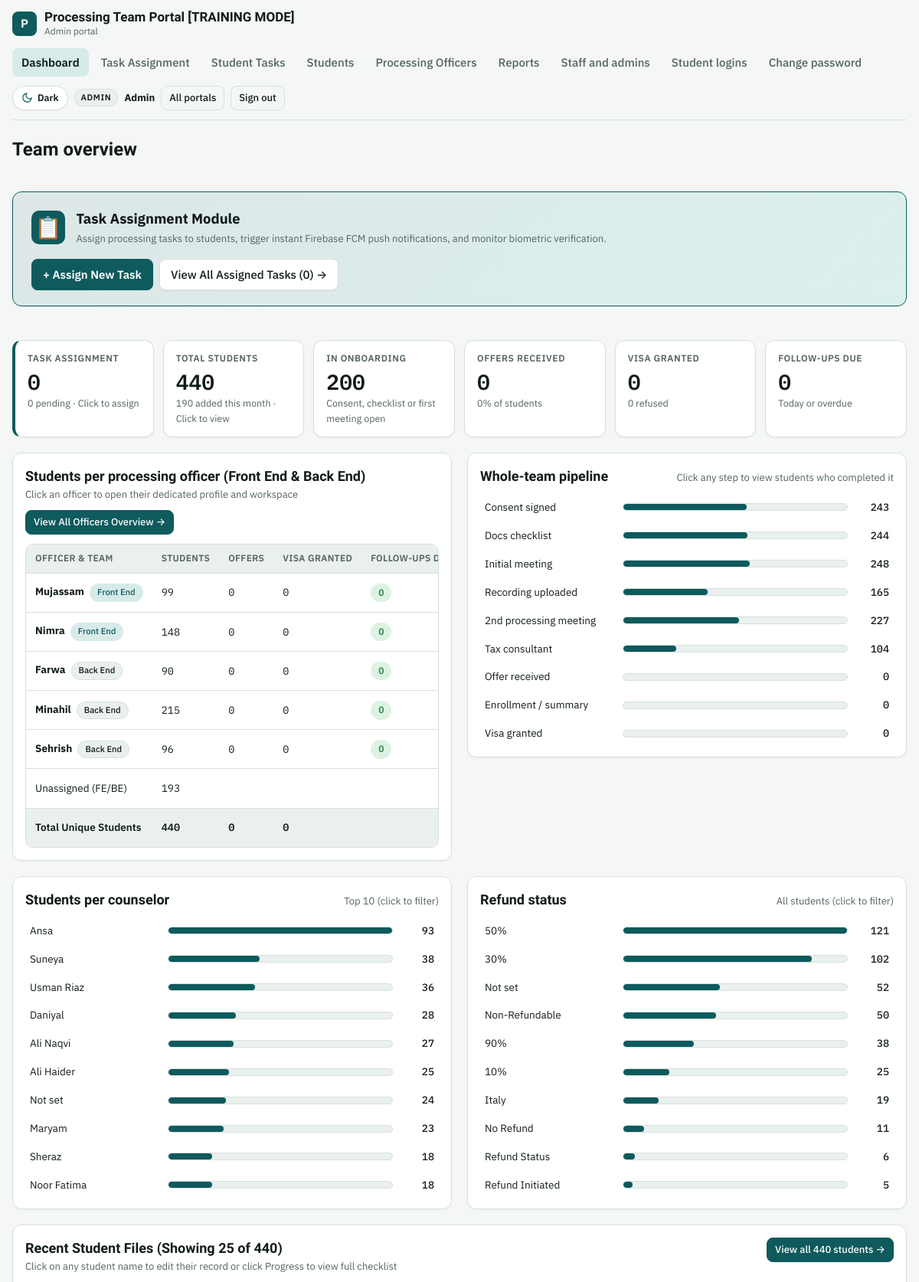
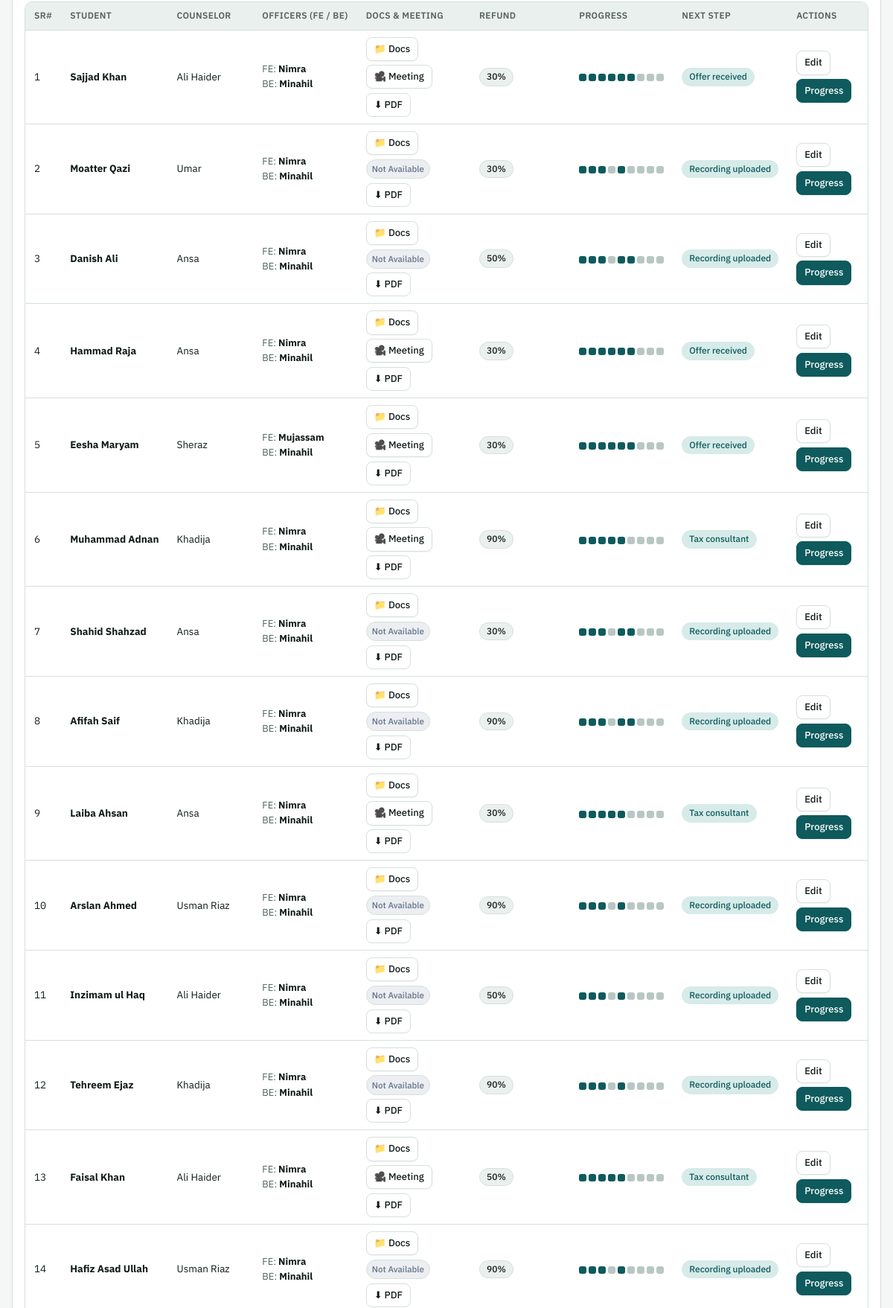
Page /portal/admin/index.php (signed in, upper part) on the committed database (2 pictures, top to bottom).
### tables this page shows
CREATE TABLE users (
  id                   INTEGER PRIMARY KEY AUTOINCREMENT,
  name                 TEXT NOT NULL,
  username             TEXT NOT NULL UNIQUE,
  password_hash        TEXT NOT NULL,
  role                 TEXT NOT NULL CHECK(role IN ('admin','officer','student')),
  student_id           INTEGER NULL UNIQUE,
  active               INTEGER NOT NULL DEFAULT 1,
  must_change_password INTEGER NOT NULL DEFAULT 1,
  last_login           TEXT NULL,
  created_at           TEXT NOT NULL, department TEXT DEFAULT 'backend',
  FOREIGN KEY (student_id) REFERENCES students(id) ON DELETE CASCADE
);

CREATE TABLE students (
  id                INTEGER PRIMARY KEY AUTOINCREMENT,
  name              TEXT NOT NULL,
  counselor         TEXT NULL,
  officer_id        INTEGER NULL,
  entered_by        INTEGER NULL,
  refund            TEXT NULL,
  branch            TEXT NULL,
  intake            TEXT NULL,
  received_date     TEXT NULL,
  consult1          TEXT NULL,
  consent           TEXT NULL,
  docs_checklist    TEXT NULL,
  initial_meeting   TEXT NULL,
  follow_up_1       TEXT NULL,
  recorded_uploaded TEXT NULL,
  drive_link        TEXT NULL,
  meeting_priority  TEXT NULL,
  second_meeting    TEXT NULL,
  follow_up_2       TEXT NULL,
  tax_meeting       TEXT NULL,
  follow_up_3       TEXT NULL,
  offer             TEXT NULL,
  consult2          TEXT NULL,
  disc2             TEXT NULL,
  enrollment        TEXT NULL,
  consult3          TEXT NULL,
  disc3             TEXT NULL,
  visa              TEXT NULL,
  last_installment  TEXT NULL,
  remarks           TEXT NULL,
  created_at        TEXT NOT NULL,
  updated_at        TEXT NULL
, csc_status TEXT DEFAULT NULL, csc_verified_at TEXT DEFAULT NULL, csc_verified_by INTEGER DEFAULT NULL, sheet_sr INTEGER, email TEXT, student_password TEXT, portal_id TEXT, portal_password TEXT, shortlisting TEXT, pending_docs_note TEXT, doc_request_date TEXT, enrollment_date TEXT, installment_1 TEXT, installment_2 TEXT, installment_3 TEXT, installment_4 TEXT, threat_cancellation TEXT, meeting_link TEXT, drive_files_json TEXT NULL, frontend_officer_id INTEGER DEFAULT NULL, frontend_officer_name TEXT DEFAULT NULL, phone TEXT, cnic TEXT, address TEXT, city TEXT);

### portal/app/pages/dashboard.php (the view, shortened to what the rows shown need)
<?php
[$w, $p] = scope_sql($u);
$rows = q("SELECT s.*, o.name AS officer_name FROM students s LEFT JOIN users o ON o.id = s.officer_id WHERE $w", $p)->fetchAll();
$admin = $u['role'] === 'admin';
$base = $admin ? 'admin' : 'officer';
page_start('Dashboard', $u, PORTALS[$u['role']]['label']);
?>
<h1><?= $admin ? 'Team overview' : 'Hello, ' . h($u['name']) ?></h1>
<div class="grid2">
<?php if ($admin):
    $officers = q("SELECT id, name, active, COALESCE(department, 'backend') AS department FROM users WHERE role = 'officer' ORDER BY department DESC, name ASC")->fetchAll(); ?>
  <section class="panel">
    <div class="panel-h">
      <div>
        <h2>Students per processing officer (Front End & Back End)</h2>
      </div>
    </div>
    <div class="tbl"><table>
      <thead><tr><th>Officer & Team</th><th>Students</th><th>Offers</th><th>Visa granted</th><th>Follow-ups due</th><th>Workspace</th></tr></thead>
      <tbody>
      <?php foreach ($officers as $o):
          $mine = array_filter($rows, fn($r) => (int)$r['officer_id'] === (int)$o['id'] || (int)($r['frontend_officer_id'] ?? 0) === (int)$o['id']);
          $d = count(array_filter(due_list($mine), fn($x) => $x['date'] <= today())); ?>
        <tr>
          <td>
            <a href="<?= h(url('admin/officers.php?id=' . $o['id'])) ?>"><b><?= h($o['name']) ?></b></a>
            <span class="pill <?= $o['department'] === 'frontend' ? 'acc' : '' ?>" style="font-size:0.7rem; margin-left:0.25rem;"><?= $o['department'] === 'frontend' ? 'Front End' : 'Back End' ?></span>
          </td>
          <td class="num"><a href="<?= h(url('admin/officers.php?id=' . $o['id'])) ?>"><?= count($mine) ?></a></td>
          <td class="num"><?= count(array_filter($mine, fn($r) => $r['offer'] === 'Yes')) ?></td>
          <td class="num"><?= count(array_filter($mine, fn($r) => $r['visa'] === 'Granted')) ?></td>
          <td><span class="pill <?= $d ? 'bad' : 'ok' ?>"><?= $d ?></span></td>
        </tr>
      <?php endforeach;
          if ($none): ?>
      </tbody>
    </table></div>
  </section>
<?php endif; ?>
  <section class="panel">
    <div class="panel-h"><h2><?= $admin ? 'Whole-team pipeline' : 'My pipeline' ?></h2><p>Click any step to view students who completed it</p></div>
  </section>
</div>
<?php if ($admin):
    $groups = function (string $key) use ($rows): array {
        $m = [];
        foreach ($rows as $r) { $k = trim((string)$r[$key]) ?: 'Not set'; $m[$k] = ($m[$k] ?? 0) + 1; }
        arsort($m);
        return array_slice($m, 0, 10, true);
    }; ?>
<div class="grid2">
  <?php foreach (['counselor' => 'Students per counselor', 'refund' => 'Refund status'] as $key => $title):
      $g = $groups($key); $max = max($g ?: [1]); ?>
  <section class="panel">
    <div class="panel-h"><h2><?= h($title) ?></h2><p><?= $key === 'counselor' ? 'Top 10 (click to filter)' : 'All students (click to filter)' ?></p></div>
    <div class="bars">
    <?php foreach ($g as $k => $c):
        $filterHref = $key === 'counselor' ? url('admin/students.php?q=' . rawurlencode((string)$k)) : url('admin/students.php?refund=' . rawurlencode((string)$k)); ?>
      <a class="bar" style="text-decoration:none; color:inherit;" href="<?= h($filterHref) ?>"><span><?= h($k) ?></span><span class="t"><i style="width:<?= round($c / $max * 100, 1) ?>%"></i></span><span class="n num"><?= $c ?></span></a>
    <?php endforeach; ?>
    </div>
  </section>
  <?php endforeach; ?>
</div>
<?php endif; ?>
<section class="panel">
  <div class="panel-h">
    <div><h2><?= $admin ? 'Recent Student Files' : 'My Assigned Students' ?> (Showing <?= min(25, count($rows)) ?> of <?= count($rows) ?>)</h2></div>
  </div>
  <?php if (!$rows): ?>
    <div class="empty">No students assigned yet.</div>
  <?php else: ?>
  <div class="tbl"><table>
    <thead><tr><th>SR#</th><th>Student</th><th>Counselor</th><?php if ($admin): ?><th>Officers (FE / BE)</th><?php endif; ?><th>Docs & Meeting</th><th>Refund</th><th>Progress</th><th>Next step</th><th>Actions</th></tr></thead>
    <tbody>
    <?php foreach (array_slice($rows, 0, 25) as $r):
        $ns = next_stage($r);
        $dLink = safe_link($r['drive_link'] ?? null);
        $hasMeeting = student_has_meeting($r);
        $mLink = url('meeting.php?id=' . (int)$r['id']);
    ?>
      <tr>
        <td class="num"><?= (int)($r['sheet_sr'] ?: $r['id']) ?></td>
        <td><a href="<?= h(url($base . '/student.php?id=' . $r['id'])) ?>"><b><?= h($r['name']) ?></b></a></td>
        <td><?= h($r['counselor'] ?: '-') ?></td>
        <?php if ($admin): ?>
          <td class="small">
            <div><span class="muted">FE:</span> <b><?= h($r['frontend_officer_name'] ?: 'Not set') ?></b></div>
            <div><span class="muted">BE:</span> <b><?= h($r['officer_name'] ?? 'Not assigned') ?></b></div>
          </td>
        <?php endif; ?>
        <td>
          <div style="display:flex; gap:0.35rem; align-items:center; flex-wrap:wrap;">
            <?php if ($dLink): ?>
              <a class="btn sm" href="<?= h($dLink) ?>" target="_blank" rel="noopener noreferrer" title="Open Google Drive Documents Folder">📁 Docs</a>
            <?php endif; ?>
            <?php if ($hasMeeting): ?>
              <a class="btn sm" href="<?= h($mLink) ?>" target="_blank" rel="noopener noreferrer" title="Open Recorded Meeting Video / Zoom">🎥 Meeting</a>
            <?php else: ?>
              <span class="pill muted" style="font-size:0.72rem; padding:0.2rem 0.45rem; background:rgba(100,116,139,0.12); color:#64748b;" title="Meeting video not available">Not Available</span>
            <?php endif; ?>
            <a class="btn sm ghost" href="<?= h(url($base . '/report.php?id=' . $r['id'] . '&format=pdf')) ?>" title="Download Complete Student PDF Dossier">⬇ PDF</a>
          </div>
        </td>
        <td><?php if ($r['refund']): ?><span class="pill <?= $r['refund'] === 'Non-Refundable' ? 'bad' : '' ?>"><?= h($r['refund']) ?></span><?php endif; ?></td>
        <td><a href="<?= h(url($base . '/progress.php?id=' . $r['id'])) ?>" title="View student progress" style="text-decoration:none; display:inline-block;"><?= progress_dots($r) ?></a></td>
        <td><?= $ns ? '<span class="pill acc">' . h($ns) . '</span>' : '<span class="pill ok">Closed</span>' ?></td>
        <td>
          <div style="display:flex; gap:0.35rem; align-items:center; flex-wrap:wrap;">
            <a class="btn sm" href="<?= h(url($base . '/student.php?id=' . $r['id'])) ?>">Edit</a>
            <a class="btn sm primary" href="<?= h(url($base . '/progress.php?id=' . $r['id'])) ?>">Progress</a>
          </div>
        </td>
      </tr>
    <?php endforeach; ?>
    </tbody>
  </table></div>
  <?php endif; ?>
</section>
<?php endif;
page_end();

### portal/app/layout.php (shortened to what the rows shown need)
<?php
function nav_items(string $role): array {
    return match ($role) {
        'admin'   => [
            'admin/index.php'            => 'Dashboard',
            'admin/task_assignment.php'  => 'Task Assignment',
            'admin/task_monitor.php'     => 'Student Tasks',
            'admin/students.php'         => 'Students',
            'admin/officers.php'         => 'Processing Officers',
            'admin/reports.php'          => 'Reports',
            'admin/staff.php'            => 'Staff and admins',
            'admin/logins.php'           => 'Student logins'
        ],
        'officer' => ['officer/index.php' => 'Dashboard', 'officer/students.php' => 'My students'],
        'student' => ['student/index.php' => 'My file', 'student/tasks.php' => 'My Tasks', 'student/notifications.php' => 'Notifications'],
        default   => [],
    };
}
function theme_toggle_btn(): string {
    return '<button type="button" class="theme-toggle" data-theme-toggle aria-label="Switch theme" title="Switch between Light and Dark mode" aria-pressed="false">'
         . '<svg class="icon-sun" viewBox="0 0 24 24" aria-hidden="true"><circle cx="12" cy="12" r="5"/><line x1="12" y1="1" x2="12" y2="3"/><line x1="12" y1="21" x2="12" y2="23"/><line x1="4.22" y1="4.22" x2="5.64" y2="5.64"/><line x1="18.36" y1="18.36" x2="19.78" y2="19.78"/><line x1="1" y1="12" x2="3" y2="12"/><line x1="21" y1="12" x2="23" y2="12"/><line x1="4.22" y1="19.78" x2="5.64" y2="18.36"/><line x1="18.36" y1="5.64" x2="19.78" y2="4.22"/></svg>'
         . '<svg class="icon-moon" viewBox="0 0 24 24" aria-hidden="true"><path d="M21 12.79A9 9 0 1 1 11.21 3 7 7 0 0 0 21 12.79z"/></svg>'
         . '<span data-theme-label>Dark</span>'
         . '</button>';
}
function page_start(string $title, ?array $u = null, string $portalLabel = ''): void {
    global $CONFIG;
    $self = ltrim(substr(parse_url($_SERVER['REQUEST_URI'] ?? '', PHP_URL_PATH) ?: '', strlen(base_url())), '/');
    $cookieTheme = $_COOKIE['ptp_theme'] ?? '';
    $htmlThemeAttr = in_array($cookieTheme, ['light', 'dark'], true) ? ' data-theme="' . h($cookieTheme) . '"' : '';
    ?><!doctype html>
<html lang="en"<?= $htmlThemeAttr ?>>
<head>
<link rel="stylesheet" href="<?= h(url('assets/style.css')) ?>">
</head>
<body>
<div class="wrap">
<?php if ($u): ?>
<header class="top">
  <a class="brand" href="<?= h(url('index.php')) ?>" style="text-decoration:none; color:inherit;"><div class="mark">P</div><div><div class="app"><?= h($CONFIG['app_name']) ?></div><small><?= h($portalLabel) ?></small></div></a>
  <nav class="tabs">
    <?php foreach (nav_items($u['role']) as $href => $label):
      $isActive = ($self === $href) || ($href === 'admin/task_assignment.php' && in_array($self, ['admin/task_assignment.php', 'admin/tasks.php', 'task_assignment.php'], true));
    ?>
      <a href="<?= h(url($href)) ?>" <?= $isActive ? 'aria-current="page"' : '' ?>><?= h($label) ?></a>
    <?php endforeach; ?>
    <a href="<?= h(url('account/password.php?portal=' . $u['role'])) ?>" <?= $self === 'account/password.php' ? 'aria-current="page"' : '' ?>>Change password</a>
  </nav>
  <div class="who">
    <?= theme_toggle_btn() ?>
    <span class="role"><?= h(ucfirst($u['role'] === 'officer' ? 'Officer' : $u['role'])) ?></span>
    <b><?= h($u['name']) ?></b>
    <a class="btn sm ghost" href="<?= h(url('index.php')) ?>">All portals</a>
    <form method="post" action="<?= h(url('logout.php')) ?>"><button class="btn sm ghost" type="submit">Sign out</button></form>
  </div>
</header>
<?php else: ?>
<div class="guest-topbar">
  <?= theme_toggle_btn() ?>
</div>
<?php endif; ?>
<main>
<?php endforeach;
}
function page_end(): void { ?>
</main>
</div>
</body>
</html>
<?php }
function progress_dots(array $r): string {
    $o = '<span class="steps" title="' . done_count($r) . ' of ' . count(STAGES) . ' steps">';
    foreach (STAGES as $i => $_) $o .= '<i class="' . (stage_done($r, $i) ? 'd' : '') . '"></i>';
    return $o . '</span>';
}

### rows in the picture
users: role "Dashboard", role "Task Assignment", role "Student Tasks", role "Students", role "Processing Officers", role "Reports", role "Staff and admins", role "Student logins", role "ADMIN", name "Admin"
users: name "Mujassam", shows "Front End", count($mine) "99", offer "0", visa "0", d "0"
users: name "Nimra", shows "Front End", count($mine) "148", offer "0", visa "0", d "0"
users: name "Farwa", shows "Back End", count($mine) "90", offer "0", visa "0", d "0"
users: name "Minahil", shows "Back End", count($mine) "215", offer "0", visa "0", d "0", students.sheet_sr "1", students.name "Sajjad Khan", students.counselor "Ali Haider", students.frontend_officer_name "Nimra", students.refund "30%", ns "Offer received", students.sheet_sr "2", students.name "Moatter Qazi", students.counselor "Umar", shows "Not Available", ns "Recording uploaded", students.sheet_sr "3", students.name "Danish Ali", students.counselor "Ansa", students.refund "50%", students.sheet_sr "4", students.name "Hammad Raja", students.sheet_sr "5", students.name "Eesha Maryam", students.counselor "Sheraz", students.frontend_officer_name "Mujassam", students.sheet_sr "6", students.name "Muhammad Adnan", students.counselor "Khadija", students.refund "90%", ns "Tax consultant", students.sheet_sr "7", students.name "Shahid Shahzad", students.sheet_sr "8", students.name "Afifah Saif", students.sheet_sr "9", students.name "Laiba Ahsan", students.sheet_sr "10", students.name "Arslan Ahmed", students.counselor "Usman Riaz", students.sheet_sr "11", students.name "Inzimam ul Haq", students.sheet_sr "12", students.name "Tehreem Ejaz", students.sheet_sr "13", students.name "Faisal Khan", students.sheet_sr "14", students.name "Hafiz Asad Ullah"
users: name "Sehrish", shows "Back End", count($mine) "96", offer "0", visa "0", d "0"
students: counselor "Noor Fatima", refund "Italy"

### other values in the picture
$CONFIG['app_name'] "Processing Team Portal [TRAINING MODE]"
$portalLabel "Admin portal"
$totalAssignedTasks "0"
$pendingTasks "0"
$n "440"
$thisMonth "190"
$onb "200"
$offers "0"
$offers / $n * 100 "0"
$granted "0"
$refused "0"
$dueNow "0"
$none "193"
$s[0] "Consent signed"
$c "243"
